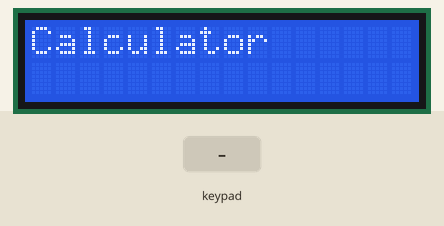
The sketch below on a simulated Arduino Uno, built with avr-gcc and run on an emulated ATmega328P. On the bench: 16×2 character LCD. Inputs (shaded band) come from the test bench.

Above: at 0.1 s.
3.3 s: key 'C' pressed
At 5.3 s:
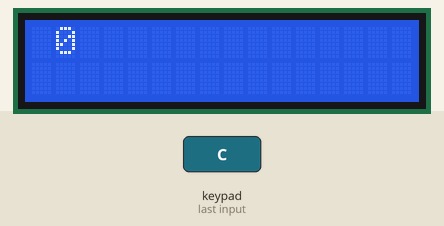
5.6 s: keypad keys 1 3 1 0 9 8 * pressed 0.4 s apart
At 8.9 s:
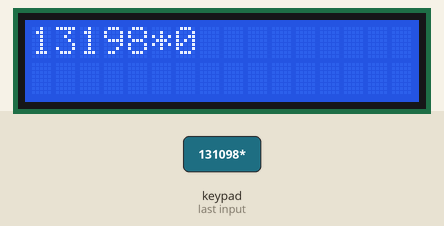
9.9 s: key 'A' pressed
At 10.6 s:
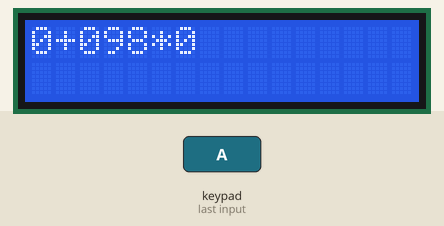
11.5 s: keypad keys 1 3 1 0 9 8 # pressed 0.4 s apart
At 14.8 s:
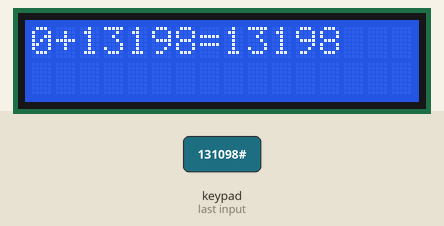
Timing chart, 0 to 16.3 s (numbered marks = the images above; inputs shaded):
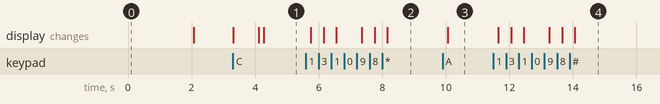

The sketch:

calculator_keypad_lcd.ino
```cpp
#include <Keypad.h>
#include <LiquidCrystal.h>


//Initialize keypad

const int dim = 4;
char dugmici[dim][dim]={
  {'1','2','3','A'},
  {'4','5','6', 'B'},
  {'7','8','9','C'},
  {'*','0','#','D'},
};

byte pinovi_vrsta[dim]= {13,10,9,8};
byte pinovi_kolona[dim] = {7,6, A0, A1};

Keypad key = Keypad(makeKeymap(dugmici),pinovi_vrsta,pinovi_kolona,dim,dim);
boolean rezultat = false;
long  rez = 0;
int broj = 0;
int broj2=-1;
char znak = ' ';
char taster;
//Initialize lcd
const int RS = 11, EN = 12, D4 = 2, D5 = 3, D6 = 4, D7 = 5;
LiquidCrystal lcd(RS, EN, D4, D5, D6, D7);

//Setup for lcd and put analog pins to digital
void setup() {
  Serial.begin(9600);
  lcd.begin(16,2);
  lcd.print("Calculator");
  lcd.setCursor(0,0);
  delay(2000);
  lcd.clear();
  pinMode(A0, INPUT);
  digitalWrite(A0, HIGH);
  pinMode(A1, INPUT);
  digitalWrite(A1, HIGH);

}

//main code
void loop() {
  taster = key.getKey();
  if (taster!=NO_KEY) {
    Pritisnut_taster();
  }

  if (rezultat==true) {
    Racunanje();
  }
}

//*Output part
void ispis(){
  if (broj2==-1) {
    lcd.setCursor(0,0);
    lcd.print(znak);
    lcd.print(broj);
  } else  {
    lcd.setCursor(0,0);
    lcd.print(broj2);
    lcd.print(znak);
    lcd.print(broj);
  }

  }
//Calculating part
long  Racunanje(){
  rez=0;
  if (znak=='+') {
    rez = broj2+broj;
    ispis();
    lcd.print("=");
    lcd.print(rez);
    delay(9000);
    lcd.clear();
    cancel();
  }
  if (znak=='-') {
    rez=broj2-broj;
    ispis();
    lcd.print("=");
    lcd.print(rez);
    delay(9000);
    lcd.clear();
    cancel();
  }
  if (znak=='/') {
    rez= broj2/broj;
    ispis();
    lcd.print("=");
    lcd.print(rez);
    delay(9000);
    lcd.clear();
    cancel();
  }
  if (znak=='*') {
    rez = broj2 * broj;
    ispis();
    lcd.print("=");
    lcd.print(rez);
    delay(9000);
    lcd.clear();
    cancel();
  }
  rezultat=false;
}
//IF c is pressed on keypad (cancel)
void cancel(){
  rez=broj=0;
  broj2=-1;
  znak=' ';
  rezultat=false;
  lcd.clear();
  lcd.print("Calc is ready");
  delay(800);
  lcd.clear();

}
//Pressed button
void Pritisnut_taster() {
  if (taster=='C') {
    cancel();
  }

  if (taster == '1') {
    if (broj==0) {
      broj=1;
    } else {
      broj = (broj*10)+1;
    }
  }

  if (taster=='2') {
    if (broj==0) {
      broj=2;
    } else {
      broj = (broj*10)+2;
    }
  }

  if (taster=='3') {
    if (broj==0) {
      broj=3;
    } else {
      broj = (broj*10)+3;
    }
  }

  if (taster=='4') {
    if (broj==0) {
      broj=4;
    } else {
      broj = (broj*10)+4;
    }
  }

  if (taster=='5') {
    if (broj==0) {
      broj=5;
    } else {
      broj = (broj*10)+5;
    }
  }

  if (taster=='6') {
    if (broj==0) {
      broj=6;
    } else {
      broj = (broj*10)+6;
    }
  }

  if (taster=='7') {
    if (broj==0) {
      broj=7;
    } else {
      broj = (broj*10)+7;
    }
  }


  if (taster=='8') {
    if (broj==0) {
      broj=8;
    } else {
      broj = (broj*10)+8;
    }
  }

  if (taster=='9') {
    if (broj==0) {
      broj=9;
    } else {
      broj = (broj*10)+9;
    }
  }

  if (taster=='#') {
    rezultat = true;
  }

  if (taster == 'A' || taster == 'B' || taster == '*' || taster == 'D') {

    if (taster == 'A') {
      znak='+';
      broj2=0;
      broj2=broj;
      broj=0;
    }

    if (taster == '*') {
      znak='*';
      broj2=0;
      broj2=broj;
      broj=0;
    }

    if (taster == 'D') {
      znak='/';
      broj2=0;
      broj2=broj;
      broj=0;
    }

    if (taster == 'B') {
     broj2=0;
     znak='-';
     broj2=broj;
     broj=0;
    }
  }
  //Delay isnt needed but looks better on lcd
  delay(150);
  ispis();
}
```

Measured:
- after the input at 3.3 s, the display: first changes at once (image 1 shows a later state)
- after the input at 5.6 s, the display: first changes after 0.15 s (image 2 shows a later state)
- after the input at 9.9 s, the display: changes after 0.16 s (image 3)
- after the input at 11.5 s, the display: first changes after 0.15 s (image 4 shows a later state)
